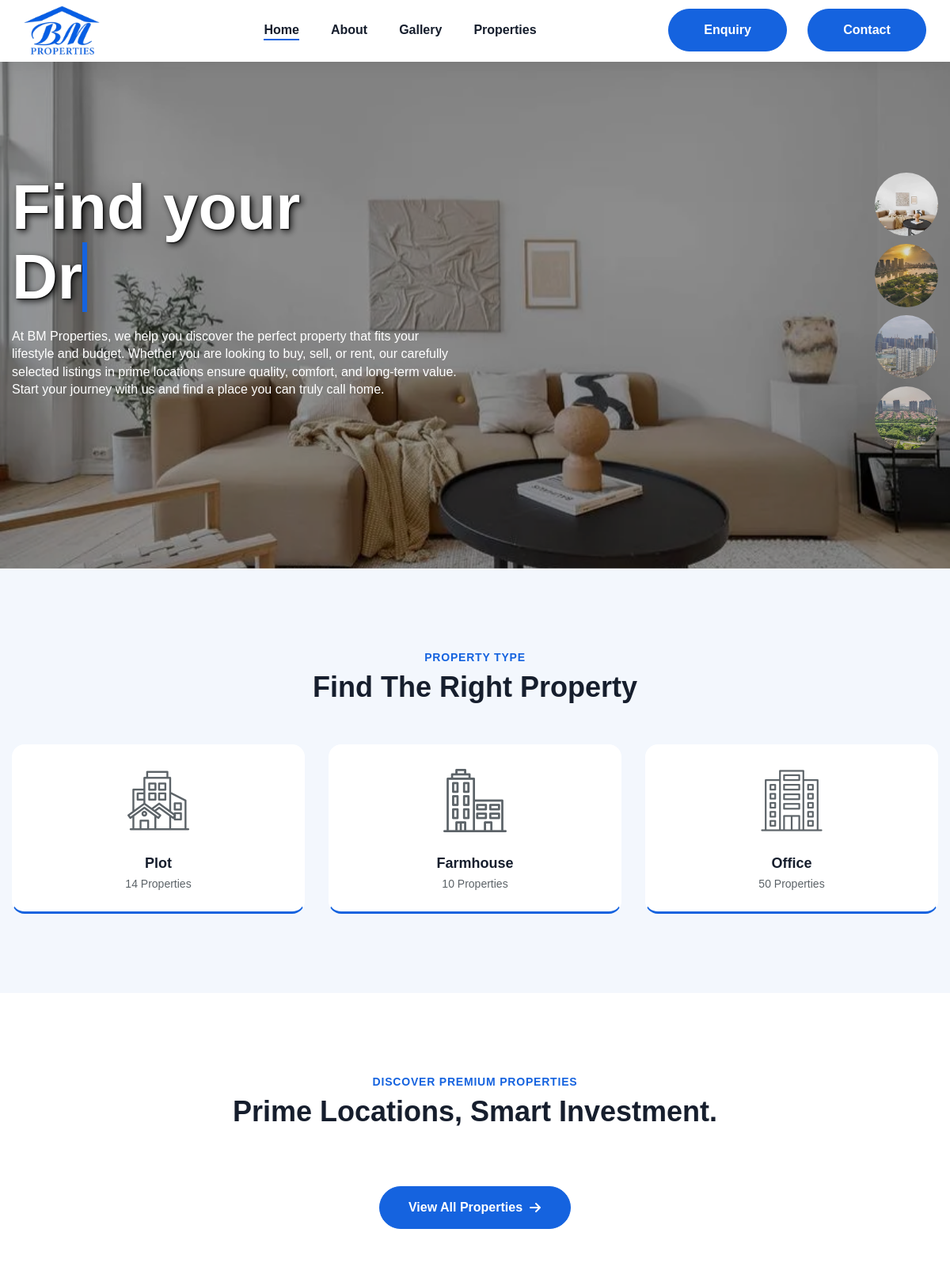
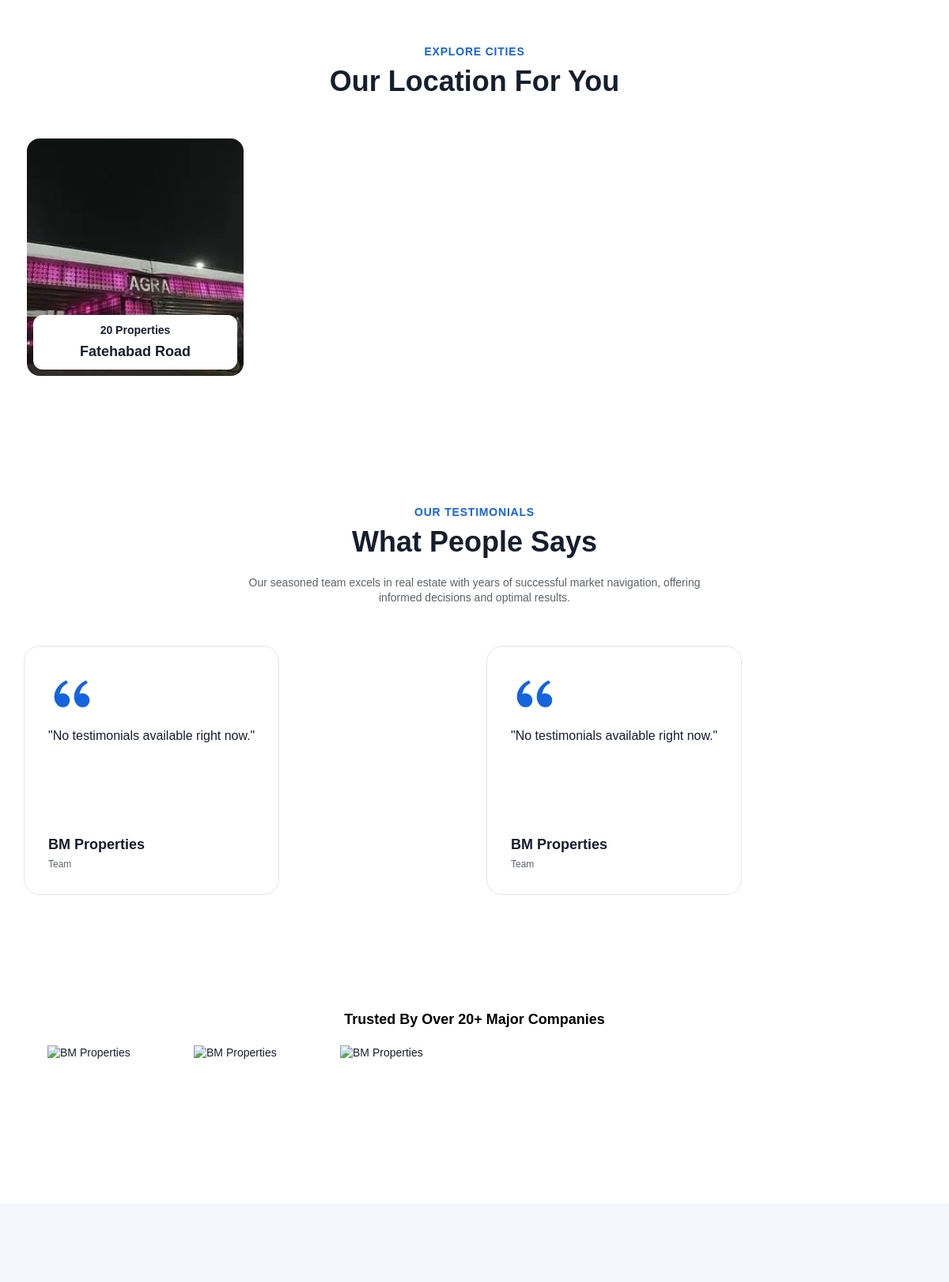
The page / (upper part) on the database its author committed (2 pictures, top to bottom).
### tables this page shows
CREATE TABLE IF NOT EXISTS `hero_section` (
  `id` int(11) NOT NULL AUTO_INCREMENT,
  `title` varchar(255) NOT NULL,
  `subtitle` varchar(255) NOT NULL,
  `description` text NOT NULL,
  `image_path` varchar(500) NOT NULL,
  `sort_order` int(11) NOT NULL DEFAULT 0,
  `is_active` tinyint(1) NOT NULL DEFAULT 1,
  `created_at` timestamp NOT NULL DEFAULT CURRENT_TIMESTAMP,
  `updated_at` timestamp NOT NULL DEFAULT CURRENT_TIMESTAMP ON UPDATE CURRENT_TIMESTAMP,
  PRIMARY KEY (`id`),
  KEY `idx_sort_order` (`sort_order`),
  KEY `idx_is_active` (`is_active`)
);

### index.php (the view, shortened to what the rows shown need)
<!DOCTYPE html>
<html xmlns="http://www.w3.org/1999/xhtml" xml:lang="en-US" lang="en-US">
<head>
    <?php include 'components/links.php'; ?>
</head>
<body class="body">
    <div id="wrapper">
        <div id="pagee" class="clearfix">
            <?php
            $heroSections = array_slice(get_hero_sections(true), 0, 4);
            ?>
            <section class="flat-slider home-5">
                <div class="wrap-slider-swiper">
                    <div dir="ltr" class="swiper-container thumbs-swiper-column">
                        <div class="swiper-wrapper">
                            <?php if (count($heroSections) > 0): ?>
                                <?php foreach ($heroSections as $heroSection): ?>
                                    <div class="swiper-slide">
                                        <div class="box-img">
                                            <img src="<?php echo htmlspecialchars($heroSection['image_path'], ENT_QUOTES, 'UTF-8'); ?>" alt="images" fetchpriority="high">
                                        </div>
                                    </div>
                                <?php endforeach; ?>
                            <?php endif; ?>
                        </div>
                    </div>
                    <div class="box-content">
                        <div class="container">
                            <div class="row">
                                <div class="col-lg-6">
                                    <div class="slider-content">
                                        <div class="heading">
                                            <?php if (count($heroSections) > 0): ?>
                                                <?php
                                                $firstHero = $heroSections[0];
                                                $subtitles = array_map(function($section) {
                                                    return $section['subtitle'];
                                                }, $heroSections);
                                                ?>
                                                <h1 class="title-large title text-white wow fadeIn animationtext clip"
                                                    data-wow-delay=".2s" data-wow-duration="2000ms">
                                                    <?php echo htmlspecialchars($firstHero['title'], ENT_QUOTES, 'UTF-8'); ?>
                                                    <br>
                                                    <span class="tf-text s1 cd-words-wrapper">
                                                        <?php foreach ($subtitles as $index => $subtitle): ?>
                                                            <span class="item-text <?php echo $index === 0 ? 'is-visible' : 'is-hidden'; ?>">
                                                                <?php echo htmlspecialchars($subtitle, ENT_QUOTES, 'UTF-8'); ?>
                                                            </span>
                                                        <?php endforeach; ?>
                                                    </span>
                                                </h1>
                                                <p class="subtitle text-white body-2 wow fadeInUp" data-wow-delay=".2s">
                                                    <?php echo htmlspecialchars($firstHero['description'], ENT_QUOTES, 'UTF-8'); ?></p>
                                            <?php endif; ?>
                                        </div>
                                    </div>
                                </div>
                                <div class="col-lg-6">
                                    <div class="swiper-container thumbs-swiper-column1 swiper-pagination5">
                                        <div class="swiper-wrapper">
                                            <?php if (count($heroSections) > 0): ?>
                                                <?php foreach ($heroSections as $heroSection): ?>
                                                    <div class="swiper-slide">
                                                        <div class="image-detail">
                                                            <img src="<?php echo htmlspecialchars($heroSection['image_path'], ENT_QUOTES, 'UTF-8'); ?>" alt="images">
                                                        </div>
                                                    </div>
                                                <?php endforeach; ?>
                                            <?php endif; ?>
                                        </div>
                                    </div>
                                </div>
                            </div>
                        </div>
                    </div>
                </div>
            </section>
        </div>
    </div>
</body>
</html>

### rows shown on the page
hero_section: image_path (picture), title "Find your", description "At BM Properties, we help you discover the perfect property that fits your lifestyle and budget. Whether you are looking to buy, sell, or rent, our carefully selected listings in prime locations ensure quality, comfort, and long-term value. Start your journey with us and find a place you can truly call home."
hero_section: image_path (picture)
hero_section: image_path (picture)
hero_section: image_path (picture)

### other values the page prints
$sectionSubtitle "DISCOVER PREMIUM PROPERTIES"
$sectionTitle "Prime Locations, Smart Investment."
$trustedHeading "Trusted By Over 20+ Major Companies"
